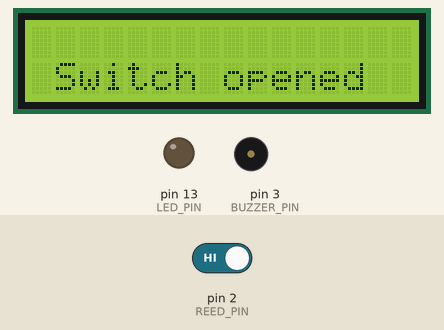
Simulated run of this sketch. Board: Arduino Uno, built with avr-gcc and run on an emulated ATmega328P. Shown: 16×2 character LCD, output pins drawn as LEDs (lit = HIGH), buzzer (waves = sounding). The test bench sets the inputs (shaded band); at power-on: pin 2 (REED_PIN) HIGH. Pins used as bus, display or sensor lines are not drawn; what the sketch prints to the serial monitor is not drawn.

Above: at 1.2 s.
1.3 s: pin 2 (REED_PIN) driven LOW
At 1.62 s:
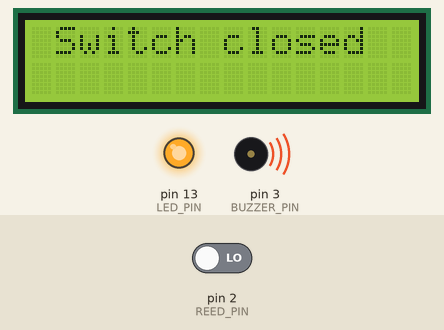
3.6 s: pin 2 (REED_PIN) driven HIGH
At 4.11 s:
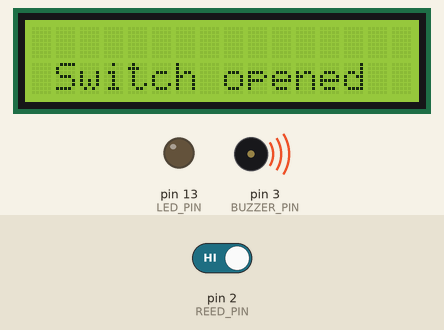
Timing chart, 0 to 14.3 s (numbered marks = the images above; inputs shaded):
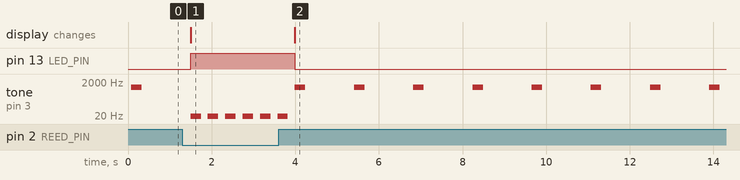

Measured:
- after the input at 1.3 s, pin 13 (LED_PIN): LOW → HIGH after 0.20 s; tone on pin 3 (BUZZER_PIN): alternates 10 Hz for 0.25 s and silent for 0.17 s, starting after 0.20 s; the display: changes after 0.20 s (image 1)
- after the input at 3.6 s, pin 13 (LED_PIN): HIGH → LOW after 0.39 s; the display: changes after 0.39 s (image 2)

The sketch:

life-sucks.ino
```cpp
#include <Wire.h>
#include <LiquidCrystal_I2C.h>

// set display
LiquidCrystal_I2C lcd(0x27,16,2);


const int REED_PIN = 2;	// Pin connected to reed switch
const int LED_PIN = 13;	// LED pin
const int BUZZER_PIN = 3;
int led = 13;                                    // LED connected to pin 13
int sound = 3;                                // piezo buzzer connected to pin 3


void foo(int f,int d){
  tone(sound, f, 250);              // play a tone with 1000 Hz for 250 ms
  delay(d);                                  // wait for 2 seconds
}


void setup() {

	Serial.begin(9600);

  lcd.init();
  lcd.backlight();

	pinMode(REED_PIN, INPUT_PULLUP);	// Enable internal pull-up for the reed switch
	pinMode(LED_PIN, OUTPUT);

  pinMode(sound, OUTPUT);         // sets the buzzer alarm as output
}

void loop() {
	int proximity = digitalRead(REED_PIN); // Read the state of the switch

	// If the pin reads low, the switch is closed.
	if (proximity == LOW) {
    lcd.clear();
    lcd.setCursor(1,0);
    lcd.print("Switch closed");
    // delay(100);

		Serial.println("Switch closed");
		digitalWrite(LED_PIN, HIGH);	// Turn the LED on

    digitalWrite(BUZZER_PIN,LOW);


    foo(10,400);
	}
	else {
    lcd.clear();
    lcd.setCursor(1,1);
    lcd.print("Switch opened");
    // delay(100);

		Serial.println("Switch opened");
		digitalWrite(LED_PIN, LOW);		// Turn the LED off

    digitalWrite(BUZZER_PIN,HIGH);

    foo(1000,400);
    delay(1000);
	}
}
```
